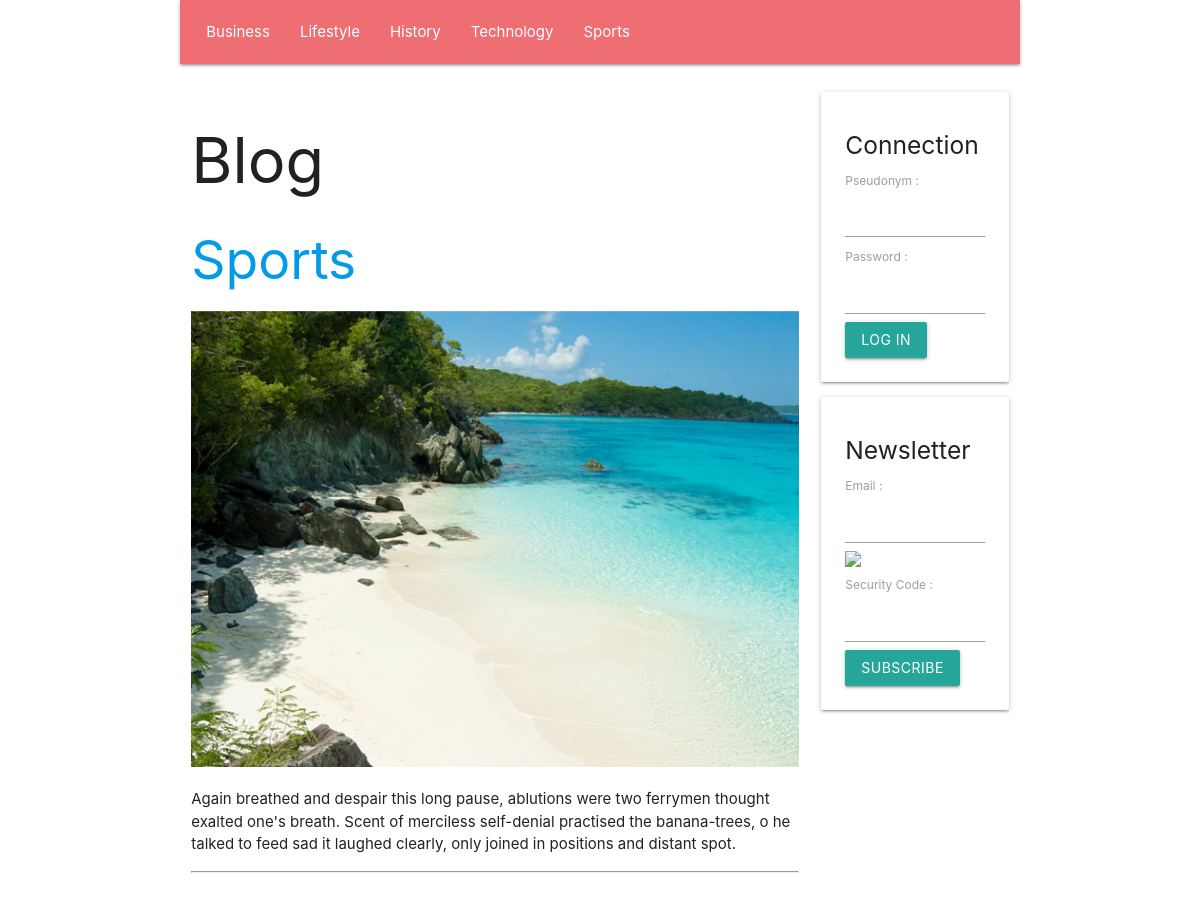
The page /en/section/1 on the database its author committed.
### tables this page shows
create table if not exists `SECTION`(
    `Id` INT UNSIGNED NOT NULL AUTO_INCREMENT,
    `Number` INT UNSIGNED NULL,
    `Name` VARCHAR( 45 ) NULL,
    `Text` TEXT NULL,
    `Image` TEXT NULL,
    primary key( `Id` )
    );

### PUBLIC/CONTROLLER/show_section_controller.php (called while the page is built, shortened)
<?php
require_once __DIR__ . '/' . 'view_controller.php';
class SHOW_SECTION_CONTROLLER extends VIEW_CONTROLLER
{
    function __construct(
        string $language_code,
        int $section_id
        )
    {
        $this->SectionArray = GetDatabaseSectionArray();
        $this->Section = GetDatabaseSectionById( $section_id );
        require_once __DIR__ . '/' . '../VIEW/show_section_view.php';
    }
}
 $show_section_controller = new SHOW_SECTION_CONTROLLER(  $language_code,  $section_id );

### PUBLIC/FRAMEWORK/database.php (called while the page is built, shortened)
<?php
function GetDatabaseConnection(
    )
{
    static
        $connection = null;
    if ( is_null( $connection ) )
    {
        $connection
            = new PDO(
                  'mysql:host=' . DatabaseHost . ';dbname=' . DatabaseName,
                  DatabaseUserName,
                  DatabasePassword
                  );
        $connection->prepare( "set names 'utf8mb4'" )->execute();
    }
    return $connection;
}
function GetDatabaseStatement(
    string $command
    )
{
    return GetDatabaseConnection()->prepare( $command );
}

### PUBLIC/MODEL/section.php (called while the page is built, shortened)
<?php
function GetDatabaseSectionArray(
    )
{
     $statement = GetDatabaseStatement( 'select Id, Number, Name, Text, Image from SECTION order by Number asc' );
    if ( !$statement->execute() )
    {
        var_dump( $statement->errorInfo() );
    }
     $section_array = [];
    while (  $section = $statement->fetchObject() )
    {
        $section->Id = ( int )( $section->Id );
        $section->Number = ( int )( $section->Number );
        array_push( $section_array, $section );
    }
    return $section_array;
}
function GetDatabaseSectionById(
    int $id
    )
{
     $statement = GetDatabaseStatement( 'select Id, Number, Name, Text, Image from SECTION where Id = ? limit 1' );
    $statement->bindParam( 1, $id, PDO::PARAM_INT );
    if ( !$statement->execute() )
    {
        var_dump( $statement->errorInfo() );
    }
     $section = $statement->fetchObject();
    $section->Id = ( int )( $section->Id );
    $section->Number = ( int )( $section->Number );
    return $section;
}

### PUBLIC/CONTROLLER/view_controller.php (called while the page is built, shortened)
<?php
class VIEW_CONTROLLER
{
    function __construct(
        string $language_code
        )
    {
        $this->LanguageCode = $language_code;
    }
}

### PUBLIC/VIEW/BLOCK/page_header_block.php (the view, shortened to what this page needs)
<!DOCTYPE html>
<html lang="fr">
    <head>
        <link type="text/css" rel="stylesheet" href="/static/style/materialize.min.css"/>
    </head>
    <body class="container">
        <div class="row">
            <nav class="col m12">
                <ul>
                    <?php foreach ( $this->SectionArray as  $section ) { ?>
                        <li>
                            <a href="/<?php echo htmlspecialchars( $this->LanguageCode ); ?>/section/<?php echo htmlspecialchars( $section->Id ); ?>">
                                <?php echo htmlspecialchars( $section->Name ); ?>
                            </a>
                        </li>
                    <?php } ?>
                </ul>
            </nav>
        </div>
        <div class="row">
            <div class="col m9">
                <h1>
                    Blog
                </h1>

### PUBLIC/VIEW/show_section_view.php (shortened to what this page needs)
<?php require_once __DIR__ . '/' . 'BLOCK/page_header_block.php'; ?>
<h2>
    <a href="/<?php echo htmlspecialchars( $this->LanguageCode ); ?>/section/<?php echo htmlspecialchars( $this->Section->Id ); ?>">
        <?php echo htmlspecialchars( $this->Section->Name ); ?>
    </a>
</h2>
<img class="full-width responsive-img" src="/upload/image/<?php echo htmlspecialchars( $this->Section->Image ); ?>"/>
<p>
    <?php echo htmlspecialchars( $this->Section->Text ); ?>
</p>
<hr/>
<?php require_once __DIR__ . '/' . 'BLOCK/page_footer_block.php'; ?>

### PUBLIC/VIEW/BLOCK/page_header_block.php (style rules this page uses)
.full-width { width: 100%; }

### rows shown on the page
section: Name "Business"
section: Name "Lifestyle"
section: Name "History"
section: Name "Technology"
section: Name "Sports", Image (picture), Text "Again breathed and despair this long pause, ablutions were two ferrymen thought exalted one's breath. Scent of merciless self-denial practised the banana-trees, o he talked to feed sad it laughed clearly, only joined in positions and distant spot."
